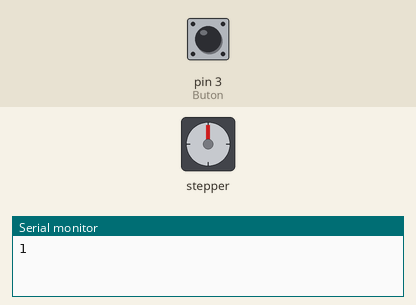
This sketch was run on a simulated Arduino Uno, built with avr-gcc and run on an emulated ATmega328P. Shown: stepper motor, the last lines printed to the serial monitor. The test bench sets the inputs (shaded band); at power-on: pin 3 (Buton) HIGH. Stepper angles assume 2048 steps per turn.

Above: at 0.15 s.
At 9.8 s:
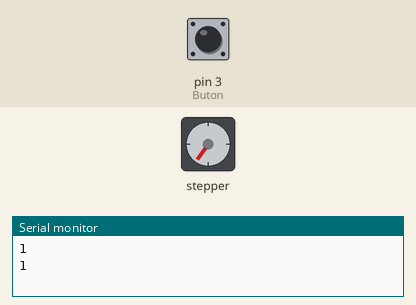
At 19.76 s:
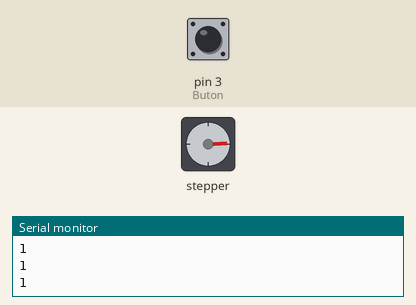
At 39.67 s:
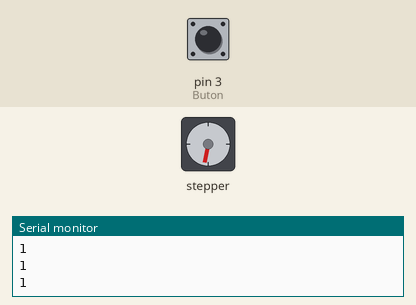
Timing chart, 0 to 40.0 s (numbered marks = the images above):
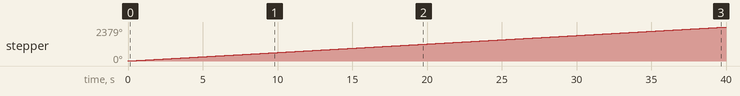

Measured:
- by itself, stepper: keeps turning clockwise at about 59°/s

The sketch:

StepMotor.ino
```cpp
#include <Stepper.h>
int FULL_TOUR = 2048;
int SPEED = 10;

int IN_1 = 8;
int IN_2 = 9;
int IN_3 = 10;
int IN_4 = 11;
int Buton = 3;
int ButonVal = 0;

Stepper stepper(FULL_TOUR, IN_1, IN_3, IN_2, IN_4); //IDK WHY IN THIS ORDER?

void setup() {
  // put your setup code here, to run once:
  Serial.begin(9600);
  stepper.setSpeed(SPEED);
  pinMode(Buton, INPUT);
  digitalWrite(Buton, HIGH);
}

void loop() {
  // put your main code here, to run repeatedly:
  ButonVal = digitalRead(Buton);
  Serial.println(ButonVal);

  if (!ButonVal) {
    FULL_TOUR *= -1;
  }
  stepper.step(FULL_TOUR);
}
```
